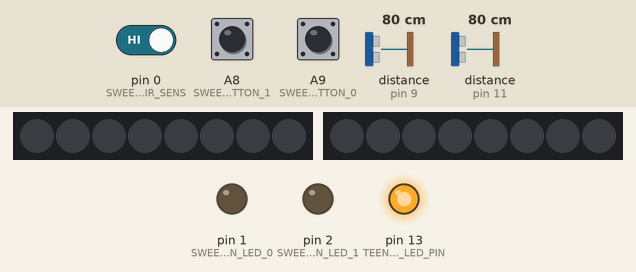
Recording of a sketch running on a simulated Teensy 3. Parts: 2 × 8 RGB LEDs in strip order, left to right, output pins drawn as LEDs (lit = HIGH). The inputs (shaded band) are chosen by the test bench; at power-on: pin 0 (SWEEP_STATION_PIR_SENS) HIGH, A8 (SWEEP_STATION_BUTTON_1) HIGH, A9 (SWEEP_STATION_BUTTON_0) HIGH, distance to the obstacle (sensors on pin 9, pin 11) 80 cm. EEPROM starts erased; what the sketch prints to the serial monitor is not drawn.

Above: at 11.2 s.
11.3 s: pin 0 (SWEEP_STATION_PIR_SENS) driven LOW
At 11.9 s:
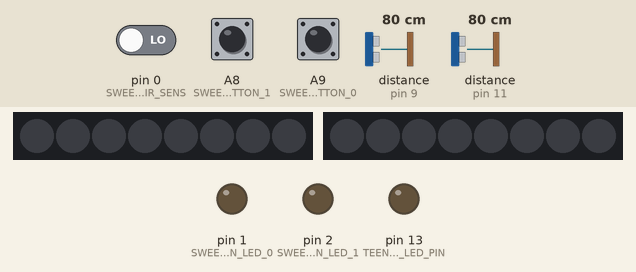
12.8 s: pin 0 (SWEEP_STATION_PIR_SENS) driven HIGH
At 13.1 s:
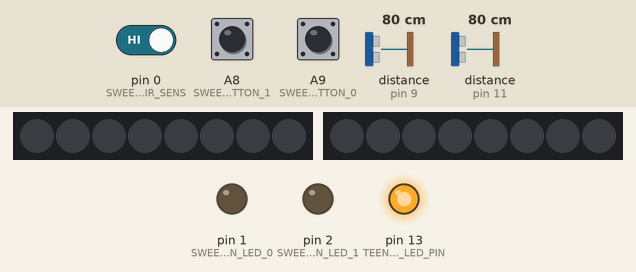
Timing chart, 0 to 15.8 s (numbered marks = the images above; inputs shaded):
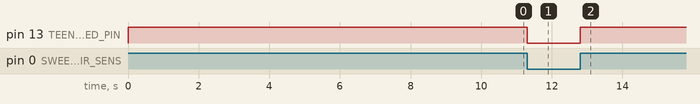

The sketch:

SweepStation.ino
```cpp
// (licence header left out)
#include <EEPROM.h>
#include <NewPing.h>

#include "Preferences.h"
#include "SweepStationBSP.h"
#include "MIDIConstants.h"
#include "Nonvolatile.h"
#include "Ultrasonic.h"
#include "ArcadeButton.h"
#include "NeoPixel.h"

/* Memory arrays required by NeoPixel library */
byte NeoStickLeft_drawingMemory[NeoStick_count*3];         //  3 bytes per LED
DMAMEM byte NeoStickLeft_displayMemory[NeoStick_count*12]; // 12 bytes per LED

byte NeoStickRight_drawingMemory[NeoStick_count*3];         //  3 bytes per LED
DMAMEM byte NeoStickRight_displayMemory[NeoStick_count*12]; // 12 bytes per LED

/* Config mapping of MIDI channels/ CCs */
config_t in_config = {0};

/* Pitch bend variables */
unsigned long ping_time;
unsigned long left_range_in_us;
unsigned long left_range_in_cm;
unsigned long right_range_in_us;
unsigned long right_range_in_cm;
int left_curr_bend_val = 1;
int left_prev_bend_val = 0;
int right_curr_bend_val = 1;
int right_prev_bend_val = 0;

/* PIR variables */
bool pir_state = LOW;
bool prev_pir_state = HIGH;

/* Presence detection variables */
unsigned long ramp_start_millis;
unsigned long last_activity;
bool is_ramped_up = false;
bool is_ramped_down = false;
uint8_t prev_increment = 255;
bool ramp_is_increasing = false;
bool ramp_is_active = false;
bool current_presence = false;
bool prev_presence = false;

bool nextPingIsLeft = true;

/* Static Prototypes */
static void initPins(void); // Just init the pins as input/output/input_pullup
static void pingCheck(bool nextPingIsLeft); // Ultrasonic callback function
static void printBanner(void); // Print a serial welcome banner
static void myControlChange(byte channel, byte control, byte value); // callback handler for reading a ControlChange from Max/MSP
static void rampUp(bool *outBool, uint8_t *prevIncrement, unsigned long start_millis, bool *is_ramped_up, bool *is_ramped_down);
static void rampDown(bool *outBool, uint8_t *prevIncrement, unsigned long start_millis, bool *is_ramped_down, bool *is_ramped_up);
static void ClearCCs(config_t in_config);
static void softRestart(void); // just restart the teensy


/* Global class instances */
ArcadeButton ArcadeButton0(SWEEP_STATION_BUTTON_0, SWEEP_STATION_LED_0, BUTTON_0);
ArcadeButton ArcadeButton1(SWEEP_STATION_BUTTON_1, SWEEP_STATION_LED_1, BUTTON_1);

NewPing ultrasonicLeft( SWEEP_STATION_LEFT_ULTRA_TRIG, // Trigger pin
                   SWEEP_STATION_LEFT_ULTRA_SENS, // Sense pin
                   PREFS_ULTRA_MAX_CM + 1); // Max distance limit

NewPing ultrasonicRight(SWEEP_STATION_RIGHT_ULTRA_TRIG, // Trigger pin
                   SWEEP_STATION_RIGHT_ULTRA_SENS, // Sense pin
                   PREFS_ULTRA_MAX_CM + 1); // Max distance limit

WS2812Serial NeoStickLeft(NeoStick_count,
                      NeoStickLeft_displayMemory,
                      NeoStickLeft_drawingMemory,
                      SWEEP_STATION_NEO_STRIP_LEFT,
                      WS2812_GRB);

WS2812Serial NeoStickRight(NeoStick_count,
                      NeoStickRight_displayMemory,
                      NeoStickRight_drawingMemory,
                      SWEEP_STATION_NEO_STRIP_RIGHT,
                      WS2812_GRB);

/**
 * Uncomment one of these to set the duration for the Teensy to automatically reboot
 * only 1 of these can be selected or else you will get a compilation error.
 *
 * NOTE: CRITICAL NOTE HERE- the teensy DOES NOT sync to NTP server or anything for time of day,
 * This will simply be a day/week/whenever from when you booted it up. To
 */
//const unsigned long reboot_time = REBOOT_MIN_IN_MSEC;
//const unsigned long reboot_time = REBOOT_DAY_IN_MSEC;
//const unsigned long reboot_time = REBOOT_WEEK_IN_MSEC;
const unsigned long reboot_time = REBOOT_NEVER;

/**
 * Setup pinouts and serial
 */
void setup()
{
  /* Setup */
  initPins();
  digitalWrite(TEENSY_LED_PIN, HIGH);

  /* We will read speciific MIDI CC messages to set the countdown light */
  usbMIDI.setHandleControlChange(myControlChange);

  NeoStickLeft.begin();
  NeoStickRight.begin();

  // Arduino does not seem to support designated initializers
  in_config.button0_cc     = MIDI_GEN_PURPOSE_1;
  in_config.button1_cc     = MIDI_GEN_PURPOSE_2;
  in_config.pbend_left_cc  = MIDI_GEN_PURPOSE_3;
  in_config.pbend_right_cc = MIDI_GEN_PURPOSE_4;
  in_config.presence_cc    = MIDI_GEN_PURPOSE_5;
  in_config.MIDI_Channel   = EEPROM.read(EEPROM_ADDR_MIDI_CHANNEL);
  in_config.HW_Type        = (stationType_t) EEPROM.read(EEPROM_ADDR_STATION_TYPE);

  ArcadeButton0.SetMIDIParams(in_config.MIDI_Channel, in_config.button0_cc);
  ArcadeButton1.SetMIDIParams(in_config.MIDI_Channel, in_config.button1_cc);

#ifdef DEBUG
  Serial.begin(9600);
#endif // DEBUG

  printBanner();
  printNonvolConfig();

  NeoStickLeft.clear();
  NeoStickRight.clear();
  NeoStickLeft.show();
  NeoStickRight.show();
  ClearCCs(in_config);
  delay(10000);
  usbMIDI.sendControlChange(in_config.presence_cc, 0, in_config.MIDI_Channel);
  digitalWrite(TEENSY_LED_PIN, LOW);
  ping_time = millis();
}

/**
 * Process sensor inputs to generate proper MIDI messages and LED feedback
 */
void loop()
{
  /**
   * Reboot this teensy after the alloted amt of time
   * If reboot_time is set to REBOOT_NEVER, then never reboot the teensy
   * NOTE: Please only select one of these!
   */
   if ((millis() > reboot_time) && (REBOOT_NEVER != reboot_time))
   {
      Serial.printf("NOTE: Reboot time reached; Going for reboot in 3 seconds...\r\n");
      delay(3000);
      softRestart();
   }

  unsigned long loopMillis = millis();

  if (loopMillis >= ping_time)
  {
    pingCheck(nextPingIsLeft);
    ping_time += PREFS_ULTRA_PING_PERIOD;
    nextPingIsLeft = !nextPingIsLeft;
  }
  left_prev_bend_val = left_curr_bend_val;
  right_prev_bend_val = right_curr_bend_val;

  /* Read buttons and update averaging arrays */
  ArcadeButton0.Update();
  ArcadeButton1.Update();

  /* Handle PIR sensor */
  pir_state = digitalRead(SWEEP_STATION_PIR_SENS);

  /**
   * Presence is a momentary state defined as:
   * PIR presence detected, OR
   * Arcade buttons pressed, OR
   * either Ultrasonic Sensor is changing values
   */
  current_presence = (pir_state |
                      !ArcadeButton0.GetReading() |
                      !ArcadeButton1.GetReading() |
                      ultrasonicLeft.check_timer() |
                      ultrasonicRight.check_timer()
                      );

  /* Keep pushing the timeout time forward if presence is still detected */
  if (current_presence)
  {
      last_activity = millis();
  }

  /* Debug for PIR state- we can turn this off if it becomes distracting */
  digitalWrite(TEENSY_LED_PIN, pir_state);

  /**
   * Start rampUp() if we meet the following criteria:
   * 1. We just had presence this loop,
   * 2. ramp isn't running,
   * 3. we previously ramped down
   */
  if (!ramp_is_active && !ramp_is_increasing && current_presence && !prev_presence)
  {
    ramp_is_active = true;
    ramp_start_millis = millis();
    prev_increment = 255;
    ramp_is_increasing = true;
  }

  /**
   * Start rampDown() if we meet the following criteria:
   * 1. We have had absence for PREFS_ACTIVITY_TIMEOUT,
   * 2. ramp isn't running,
   * 3. we previously ramped up
   */
  if (!ramp_is_active && ramp_is_increasing && millis() - last_activity > PREFS_ACTIVITY_TIMEOUT)
  {
    ramp_is_active = true;
    ramp_start_millis = millis();
    prev_increment = 255;
    ramp_is_increasing = false;
  }

  /* Stop the ramp from running PREFS_RAMP_PERIOD millis() after the ramp */
  if (ramp_is_active && (millis() - ramp_start_millis > PREFS_RAMP_PERIOD))
  {
    ramp_is_active = false;
  }

  /* Call rampUp() or rampDown() if appropriate */
  if (ramp_is_active && ramp_is_increasing)
  {
    rampUp(&ramp_is_active, &prev_increment, ramp_start_millis, &is_ramped_up, &is_ramped_down);
  }
  else if (ramp_is_active && !ramp_is_increasing)
  {
    rampDown(&ramp_is_active, &prev_increment, ramp_start_millis, &is_ramped_down, &is_ramped_up);
  }
  prev_presence = current_presence;
  prev_pir_state = pir_state;
  digitalWrite(TEENSY_LED_PIN, pir_state);

  /* Flush any queued messages */
  usbMIDI.send_now();

  /* This will trigger the myControlChange callback as needed */
  while (usbMIDI.read(PREFS_MIDI_INPUT_CHANNEL))
  {
    // no-op, handled by callback(s)
  }
}


/**
 * Callback function to check whether ultrasonic sonar has returned data-
 * Provides a "spring constant" to the rangefinder reading, pushing it back to a detune of zero
 * when the user's hand is away from the rangefinder beam
 *
 * NOTE: Identical to pingCheckRight- this is good enough for now
 */
static void pingCheck(bool nextPingIsLeft)
{
  if (nextPingIsLeft)
  {
    left_range_in_us = ultrasonicLeft.ping();
    left_range_in_cm = left_range_in_us / US_ROUNDTRIP_CM;

    if (left_range_in_us == 0)
    {
      left_curr_bend_val = (left_curr_bend_val >= PREFS_ULTRA_SPRINGBACK_VAL) ? left_curr_bend_val - PREFS_ULTRA_SPRINGBACK_VAL : 0;
    }
    else
    {
      if (left_range_in_cm > 0 )
      {
        left_range_in_cm -= 1;
      }

      /* convert ultrasonic range to value for MIDI CC and send it */
      left_curr_bend_val = ULTRA_ONEBYTE_VALUE(left_range_in_cm);
      left_curr_bend_val = constrain(left_curr_bend_val, 0, 127);
    }

    if(left_curr_bend_val != left_prev_bend_val && abs(left_curr_bend_val - left_prev_bend_val) < PREFS_ULTRA_ONEBYTE_MAX_DELTA)
    {
      usbMIDI.sendControlChange(in_config.pbend_left_cc, left_curr_bend_val, in_config.MIDI_Channel);
      updateNeoPixelStick(NeoStickLeft, left_curr_bend_val, in_config.HW_Type);
    }
  }
  else
  {
    right_range_in_us = ultrasonicRight.ping();
    right_range_in_cm = right_range_in_us / US_ROUNDTRIP_CM;

    if (right_range_in_us == 0)
    {
      right_curr_bend_val = (right_curr_bend_val >= PREFS_ULTRA_SPRINGBACK_VAL) ? right_curr_bend_val - PREFS_ULTRA_SPRINGBACK_VAL : 0;
    }
    else
    {
      if (right_range_in_cm > 0 )
      {
        right_range_in_cm -= 1;
      }

      /* convert ultrasonic range to value for MIDI CC and send it */
      right_curr_bend_val = ULTRA_ONEBYTE_VALUE(right_range_in_cm);
      right_curr_bend_val = constrain(right_curr_bend_val, 0, 127);
    }

    if(right_curr_bend_val != right_prev_bend_val && abs(right_curr_bend_val - right_prev_bend_val) < PREFS_ULTRA_ONEBYTE_MAX_DELTA)
    {
      usbMIDI.sendControlChange(in_config.pbend_right_cc, right_curr_bend_val, in_config.MIDI_Channel);
      updateNeoPixelStick(NeoStickRight, right_curr_bend_val, in_config.HW_Type);
    }
  }
}

/**
 * Just init the pins for this project- this is to de-clutter setup()
 */
static void initPins(void)
{
  pinMode(SWEEP_STATION_BUTTON_0, INPUT_PULLUP);
  pinMode(SWEEP_STATION_BUTTON_1, INPUT_PULLUP);
  pinMode(SWEEP_STATION_PIR_SENS, INPUT);
  pinMode(SWEEP_STATION_LED_0, OUTPUT);
  pinMode(SWEEP_STATION_LED_1, OUTPUT);
  pinMode(TEENSY_LED_PIN, OUTPUT);
  digitalWrite(TEENSY_LED_PIN, LOW);
}


/**
 * Just print a quick serial banner- this is to de-clutter setup()
 */
void printBanner(void)
{
  DEBUG_PRINTLN();
  DEBUG_PRINTLN();
  DEBUG_PRINTLN("**************************************************");
  DEBUG_PRINTLN("*                Sweep Station Firmware          *");
  DEBUG_PRINTLN("*                                                *");
  DEBUG_PRINTLN("* By Chase E. Stewart for Hidden Layer Design    *");
  DEBUG_PRINTLN("*                                                *");

#if !defined(CORE_TEENSY)
  DEBUG_PRINTLN("* Running on non-Teensy!                         *");
#elif defined(__IMXRT1062__)
  DEBUG_PRINTLN("* Running on a Teensy 4.x                        *");
#elif !defined(__arm__)
  DEBUG_PRINTLN("* Running on a non-arm Teensy like the 2.0/2.1++ *");
#elif defined(__MKL26Z64__)
  DEBUG_PRINTLN("* Running on a Teensy LC                         *");
#elif defined(__MK20DX256__)
  DEBUG_PRINTLN("* Running on a Teensy 3.1                        *");
#elif defined(__MK20DX128__)
  DEBUG_PRINTLN("* Running on a Teensy 3.0                        *");
#else
  DEBUG_PRINTLN("* Running on an unknown Teensy processor         *");
#endif
  DEBUG_PRINTLN("**************************************************");
  DEBUG_PRINTLN();
}


/**
 * Callback function for receiving MIDI control change back from Max/MSP
 */
static void myControlChange(byte channel, byte control, byte value)
{
  // this is a no-op for the sweep stations
}

/**
 * Create a non-blocking ramp up from absence to presence.
 */
static void rampUp(bool *outBool, uint8_t *prevIncrement, unsigned long start_millis, bool *is_ramped_up, bool *is_ramped_down)
{
  if (true == *is_ramped_up) return;
  if (false == *outBool) return;

  unsigned long currentMillis = millis();
  if (currentMillis - start_millis > PREFS_RAMP_PERIOD)
  {
    *outBool = false;
    *is_ramped_down = false;
    *is_ramped_up = true;
    return;
  }

  uint8_t increment = (PREFS_RAMP_PERIOD - ((start_millis + PREFS_RAMP_PERIOD) - currentMillis)) / (PREFS_RAMP_PERIOD / PREFS_RAMP_INCREMENTS);
  if (increment != *prevIncrement && increment < PREFS_RAMP_INCREMENTS)
  {
    ArcadeButton0.SetLowValue((PREFS_ARCADE_BUTTON_PWM_LOW_PRESENCE/PREFS_RAMP_INCREMENTS) * increment);
    ArcadeButton1.SetLowValue((PREFS_ARCADE_BUTTON_PWM_LOW_PRESENCE/PREFS_RAMP_INCREMENTS) * increment);
    int presenceVal = constrain(13 * increment, 0, 127);
    usbMIDI.sendControlChange(in_config.presence_cc, presenceVal, in_config.MIDI_Channel);
    *prevIncrement = increment;
  }
}

/**
 * Create a non-blocking ramp down from presence to absence.
 */
static void rampDown(bool *outBool, uint8_t *prevIncrement, unsigned long start_millis, bool *is_ramped_down, bool *is_ramped_up)
{
  if (true == *is_ramped_down) return;
  if (false == *outBool) return;

  unsigned long currentMillis = millis();
  if (currentMillis - start_millis > PREFS_RAMP_PERIOD)
  {
    *outBool = false;
    *is_ramped_down = true;
    *is_ramped_up = false;
    return;
  }

  uint8_t increment = (PREFS_RAMP_PERIOD - ((start_millis + PREFS_RAMP_PERIOD) - currentMillis)) / (PREFS_RAMP_PERIOD / PREFS_RAMP_INCREMENTS);
  if (increment != *prevIncrement && increment < PREFS_RAMP_INCREMENTS)
  {
    ArcadeButton0.SetLowValue(PREFS_ARCADE_BUTTON_PWM_LOW_PRESENCE - ((PREFS_ARCADE_BUTTON_PWM_LOW_PRESENCE/PREFS_RAMP_INCREMENTS)*increment));
    ArcadeButton1.SetLowValue(PREFS_ARCADE_BUTTON_PWM_LOW_PRESENCE - ((PREFS_ARCADE_BUTTON_PWM_LOW_PRESENCE/PREFS_RAMP_INCREMENTS)*increment));
    int presenceVal = constrain(127 - (13 * increment), 0, 127);
    usbMIDI.sendControlChange(in_config.presence_cc, presenceVal, in_config.MIDI_Channel);
    *prevIncrement = increment;
  }
}

static void ClearCCs(config_t in_config)
{
  usbMIDI.sendControlChange(in_config.button0_cc, 0, in_config.MIDI_Channel);
  usbMIDI.sendControlChange(in_config.button1_cc, 0, in_config.MIDI_Channel);
  usbMIDI.sendControlChange(in_config.pbend_left_cc, 0, in_config.MIDI_Channel);
  usbMIDI.sendControlChange(in_config.pbend_right_cc, 0, in_config.MIDI_Channel);
  usbMIDI.sendControlChange(in_config.presence_cc, 0, in_config.MIDI_Channel);
}

/**
 * Reset the Teensy in software
 */
static void softRestart()
{
  Serial.end();  //clears the serial monitor  if used
  SCB_AIRCR = 0x05FA0004;  //write value for restart
}
```

ArcadeButton.cpp
```cpp
// (licence header left out)
#include "Arduino.h"
#include "ArcadeButton.h"
#include "MIDIConstants.h"
#include "SweepStationBSP.h"

/**
 * Instantiate a new arcade button
 */
ArcadeButton::ArcadeButton(int sensPin, int ledPin, ArcadeButtonId id)
{
  _id = id;
  _pin = sensPin;
  _led = ledPin;
  _cc_parameter = MIDI_GEN_PURPOSE_1; // DEFAULT VALUE
  _midi_channel = MIDI_CHANNEL_1; // DEFAULT_VALUE
  _low_value = PREFS_ARCADE_BUTTON_PWM_LOW_ABSENCE;
  _high_value = PREFS_BUTTON_CC_HIGH_VAL;
}

/**
 * Capture the readout of the sensor, update the state variables
 */
void ArcadeButton::Update(void)
{
  current_reading = digitalRead(_pin);

  if (current_reading && midi_needs_update)
  {
    press_time = millis();
  }

  arcade_button_array[array_idx] = current_reading;
  array_idx = (array_idx + 1) % BUTTON_AVERAGING_ARRAY_LEN;

  CheckMIDINeedsUpdate();
  if (midi_needs_update != prev_midi_needs_update)
  {
    analogWrite(_led, (midi_needs_update) ? _high_value : _low_value);
    usbMIDI.sendControlChange(_cc_parameter, (midi_needs_update) ? PREFS_BUTTON_CC_HIGH_VAL : PREFS_BUTTON_CC_LOW_VAL, _midi_channel);
  }
  prev_midi_needs_update = midi_needs_update;
}

/**
 *  Set the ControlCode for this ArcadeButton
 */
void ArcadeButton::SetMIDIParams(uint8_t new_channel, uint8_t new_cc)
{
  _cc_parameter = new_cc;
  _midi_channel = new_channel;
}

/**
 * Set the new LED value for when the button is not pressed- essentially this changes
 * with the state of presence/absence.
 */
void ArcadeButton::SetLowValue(uint8_t new_low_value)
{
  _low_value = new_low_value;
  analogWrite(_led, (midi_needs_update) ? _high_value : _low_value);
}

/**
 * Return whether this reading is new
 */
void ArcadeButton::CheckMIDINeedsUpdate(void)
{
  int sum = 0;
  for (int i = 0; i < BUTTON_AVERAGING_ARRAY_LEN; i++)
  {
    sum += arcade_button_array[i];
  }
  midi_needs_update = (!sum);
}

/**
 *   Return the current reading
 */
bool ArcadeButton::GetReading(void)
{
  return current_reading;
}
```

NeoPixel.cpp
```cpp
// (licence header left out)
#include "NeoPixel.h"
#include "Nonvolatile.h" // for stationType_t

static void applyFrame(WS2812Serial NeoStick, neoStickFrame_t frame)
{
  for (int i = 0; i < NeoStick_count; i++)
  {
    NeoStick.setPixel(NeoStick_count-i-1, frame.pixelArray[i].green, frame.pixelArray[i].red, frame.pixelArray[i].blue);
  }
  NeoStick.show();
}


void updateNeoPixelStick(WS2812Serial NeoStick, uint8_t value, stationType_t hwType)
{
  value  = constrain(value, 0, 127);
  switch(hwType)
  {
    case STATION_TYPE_PERCUSSION:
      // NeoStick.setPixel has a prototype like setPixel(uint16_t index, uint8_t red, uint8_t green, uint8_t blue)
      applyFrame(NeoStick, blueArray[value / 8]);
      break;

    case STATION_TYPE_MELODIC:
      applyFrame(NeoStick, yellowArray[value / 8]);
      break;

    case   STATION_TYPE_SWEEP:
      applyFrame(NeoStick, whiteArray[value / 8]);
      break;

    default :
      // should never get here
      break;
  }
}
```

Source omitted: ArcadeButton.h (1445 bytes), MIDIConstants.h (7487 bytes), NeoPixel.h (data table, 5139 bytes), Nonvolatile.cpp (1271 bytes), Nonvolatile.h (826 bytes), Preferences.h (2928 bytes), SweepStationBSP.h (1115 bytes), Ultrasonic.h (1020 bytes)

Measured:
- after the input at 11.3 s, pin 13 (TEENSY_LED_PIN): HIGH → LOW at once
- after the input at 12.8 s, pin 13 (TEENSY_LED_PIN): LOW → HIGH at once
